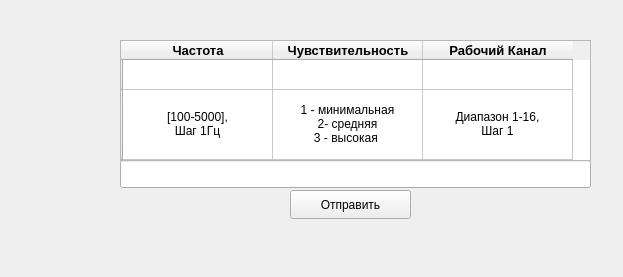
<?xml version="1.0" encoding="UTF-8"?>
<ui version="4.0">
 <class>KorshunProtocol</class>
 <widget class="Decoder" name="KorshunProtocol">
  <property name="geometry">
   <rect>
    <x>0</x>
    <y>0</y>
    <width>623</width>
    <height>277</height>
   </rect>
  </property>
  <property name="sizePolicy">
   <sizepolicy hsizetype="Preferred" vsizetype="Preferred">
    <horstretch>0</horstretch>
    <verstretch>0</verstretch>
   </sizepolicy>
  </property>
  <property name="windowTitle">
   <string>Form</string>
  </property>
  <widget class="QPushButton" name="pushButtonKorshun">
   <property name="geometry">
    <rect>
     <x>290</x>
     <y>190</y>
     <width>121</width>
     <height>29</height>
    </rect>
   </property>
   <property name="sizePolicy">
    <sizepolicy hsizetype="Fixed" vsizetype="Fixed">
     <horstretch>0</horstretch>
     <verstretch>0</verstretch>
    </sizepolicy>
   </property>
   <property name="text">
    <string>Отправить</string>
   </property>
  </widget>
  <widget class="QLineEdit" name="lineEditKorshun">
   <property name="geometry">
    <rect>
     <x>120</x>
     <y>160</y>
     <width>471</width>
     <height>28</height>
    </rect>
   </property>
   <property name="sizePolicy">
    <sizepolicy hsizetype="Fixed" vsizetype="Fixed">
     <horstretch>0</horstretch>
     <verstretch>0</verstretch>
    </sizepolicy>
   </property>
  </widget>
  <widget class="QTableWidget" name="tableWidgetKorshun">
   <property name="enabled">
    <bool>true</bool>
   </property>
   <property name="geometry">
    <rect>
     <x>120</x>
     <y>40</y>
     <width>471</width>
     <height>121</height>
    </rect>
   </property>
   <property name="sizePolicy">
    <sizepolicy hsizetype="Expanding" vsizetype="Expanding">
     <horstretch>0</horstretch>
     <verstretch>0</verstretch>
    </sizepolicy>
   </property>
   <property name="styleSheet">
    <string notr="true"/>
   </property>
   <property name="frameShadow">
    <enum>QFrame::Shadow::Sunken</enum>
   </property>
   <property name="lineWidth">
    <number>1</number>
   </property>
   <property name="midLineWidth">
    <number>0</number>
   </property>
   <attribute name="horizontalHeaderCascadingSectionResizes">
    <bool>false</bool>
   </attribute>
   <attribute name="horizontalHeaderMinimumSectionSize">
    <number>45</number>
   </attribute>
   <attribute name="horizontalHeaderDefaultSectionSize">
    <number>150</number>
   </attribute>
   <attribute name="horizontalHeaderStretchLastSection">
    <bool>false</bool>
   </attribute>
   <attribute name="verticalHeaderStretchLastSection">
    <bool>true</bool>
   </attribute>
   <row>
    <property name="text">
     <string/>
    </property>
    <property name="foreground">
     <brush brushstyle="NoBrush">
      <color alpha="255">
       <red>0</red>
       <green>0</green>
       <blue>0</blue>
      </color>
     </brush>
    </property>
   </row>
   <row>
    <property name="text">
     <string/>
    </property>
   </row>
   <column>
    <property name="text">
     <string>Частота</string>
    </property>
    <property name="font">
     <font>
      <pointsize>10</pointsize>
      <bold>true</bold>
      <kerning>true</kerning>
     </font>
    </property>
   </column>
   <column>
    <property name="text">
     <string>Чувствительность</string>
    </property>
    <property name="font">
     <font>
      <pointsize>10</pointsize>
      <bold>true</bold>
     </font>
    </property>
   </column>
   <column>
    <property name="text">
     <string>Рабочий Канал</string>
    </property>
    <property name="font">
     <font>
      <pointsize>10</pointsize>
      <bold>true</bold>
     </font>
    </property>
   </column>
   <item row="0" column="0">
    <property name="text">
     <string/>
    </property>
    <property name="font">
     <font>
      <pointsize>10</pointsize>
      <bold>true</bold>
     </font>
    </property>
    <property name="textAlignment">
     <set>AlignCenter</set>
    </property>
   </item>
   <item row="0" column="1">
    <property name="text">
     <string/>
    </property>
    <property name="font">
     <font>
      <pointsize>10</pointsize>
      <bold>true</bold>
     </font>
    </property>
    <property name="textAlignment">
     <set>AlignCenter</set>
    </property>
   </item>
   <item row="0" column="2">
    <property name="text">
     <string/>
    </property>
    <property name="font">
     <font>
      <pointsize>10</pointsize>
      <bold>true</bold>
     </font>
    </property>
    <property name="textAlignment">
     <set>AlignCenter</set>
    </property>
   </item>
   <item row="1" column="0">
    <property name="text">
     <string>[100-5000], 
Шаг 1Гц</string>
    </property>
    <property name="textAlignment">
     <set>AlignCenter</set>
    </property>
    <property name="flags">
     <set>ItemIsDragEnabled|ItemIsDropEnabled|ItemIsUserCheckable|ItemIsEnabled</set>
    </property>
   </item>
   <item row="1" column="1">
    <property name="text">
     <string>1 - минимальная
2- средняя
3 - высокая </string>
    </property>
    <property name="textAlignment">
     <set>AlignCenter</set>
    </property>
    <property name="flags">
     <set>ItemIsDragEnabled|ItemIsDropEnabled|ItemIsUserCheckable|ItemIsEnabled</set>
    </property>
   </item>
   <item row="1" column="2">
    <property name="text">
     <string>Диапазон 1-16,
Шаг 1</string>
    </property>
    <property name="textAlignment">
     <set>AlignCenter</set>
    </property>
    <property name="flags">
     <set>ItemIsDragEnabled|ItemIsDropEnabled|ItemIsUserCheckable|ItemIsEnabled</set>
    </property>
   </item>
  </widget>
 </widget>
 <customwidgets>
  <customwidget>
   <class>Decoder</class>
   <extends>QWidget</extends>
   <header>decoder.h</header>
   <container>1</container>
  </customwidget>
 </customwidgets>
 <resources/>
 <connections/>
</ui>
